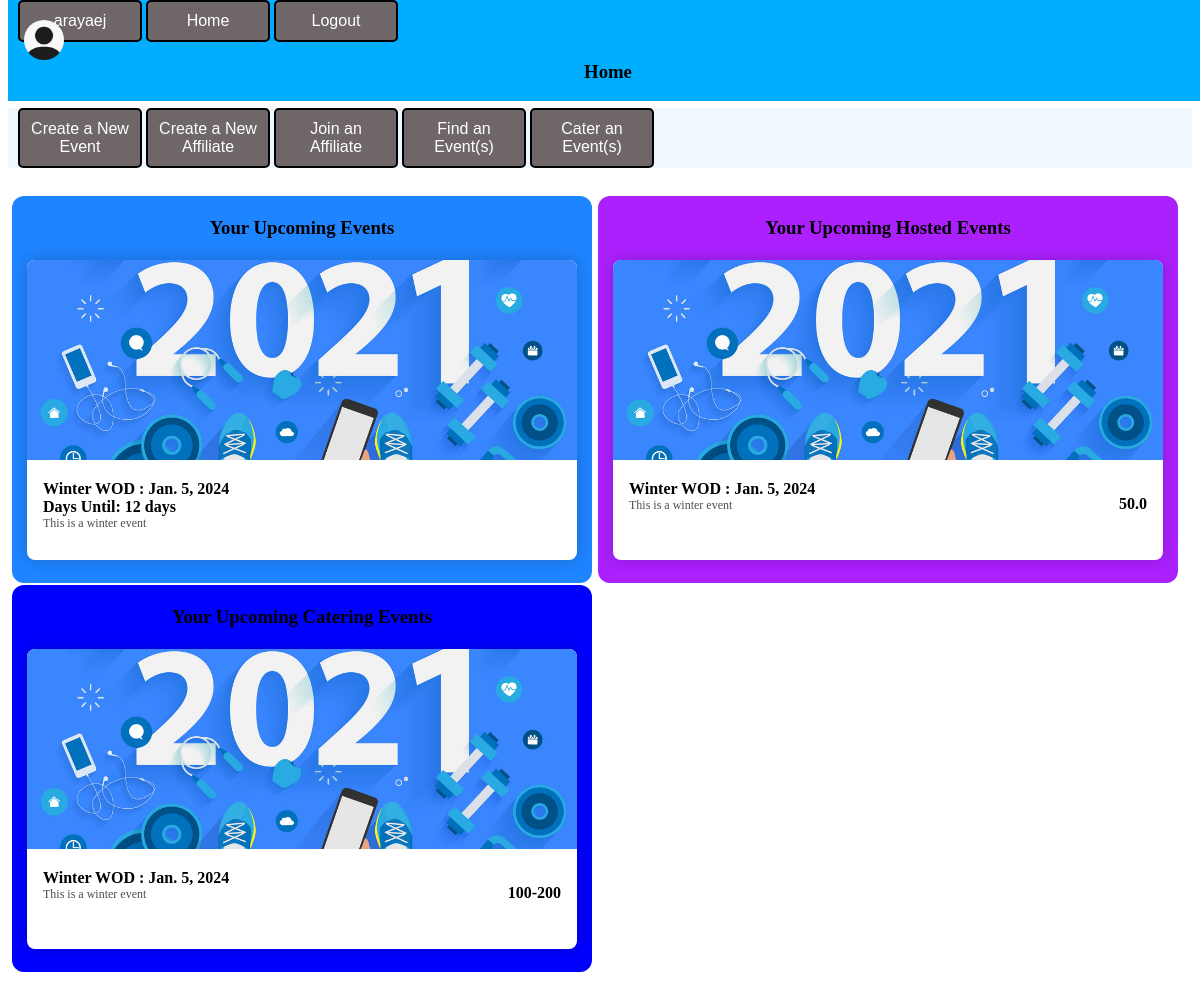
Screenshot of / (signed in) with the database file from the repository.
### PlanIFYWOD/models.py (models this page shows, shortened)
class Event(models.Model):
    event_id = models.AutoField(primary_key=True, unique=True)
    event_host_user = models.ForeignKey(UserAccount, on_delete=models.CASCADE, db_column='username')
    event_host_affiliate = models.ForeignKey(Affiliate, on_delete=models.CASCADE, related_name='+', blank=True, null=True)
    event_status = models.CharField(max_length=25, choices=EVENT_STATUS, default='ACTIVE',null=False)
    event_name = models.CharField(max_length=100, unique=True)
    event_date_created = models.DateField(null=False, auto_now=True)
    event_date = models.DateField(null=False)
    event_start_time = models.TimeField(null=True, blank=True)
    event_size = models.CharField(max_length=10, choices=SIZE, default='50-100', null=False)
    event_location = models.CharField(max_length=100)
    event_address = models.CharField(max_length=100)
    event_city = models.CharField(max_length=100, null=True, blank=True)
    event_zip = models.IntegerField(null=True, blank=True)
    event_country = models.CharField(max_length=50, null=True)
    event_state = models.CharField(max_length=30, null=True)
    event_phone_number = models.CharField(max_length=20)
    event_description = models.TextField(max_length=100, null=True, blank=True)
    event_long_description = models.TextField(max_length=512, null=True, blank=True)
    event_tshirts = models.BooleanField(default=False)
    event_tshirts_price = models.FloatField(null=True, blank=True, default=0.00)
    event_tshirt_image = models.ImageField(upload_to='shirt-images', null=True, blank=True)
    event_type = models.TextField(max_length=20, choices=EVENT_TYPE, default='Individual',null=False)
    event_registration_date_open = models.DateField(null=True, blank=True)
    event_registration_date_close = models.DateField(null=True, blank=True)
    event_price_athlete = models.FloatField(default=0.00)
    event_price_general = models.FloatField(default=0.00)
    event_promo_code = models.BooleanField(default=False)
    event_waiver = models.BooleanField(default=False)
    event_waiver_document = models.FileField(null=True, blank=True)
    event_prizes = models.BooleanField(default=False)
    event_banner = models.ImageField(upload_to='images/', null=True, blank=True)
    event_vendors = models.BooleanField(default=False)
    @property
    def daystoevent(self):
        dayslefttoevent = str(self.event_date - date.today()).split(',')[0]
        return dayslefttoevent

### PlanIFYWOD/views.py (the view, shortened to what this page needs)
# urls.py: path('', views.home, name='Home'),
@login_required(login_url='SignIn')
def home(request):
    usern = UserAccount.objects.filter(username=request.user).values()
    athlete, host, vendor, img = checkstatus(request)
    ev = EventParticipant.objects.filter(username=usern[0]['user_id_number']).values()
    if athlete:
        athleteevents = Event.objects.filter(event_host_user=int(usern[0]['user_id_number'])).filter(Q(event_date__gt=dt.date.today())).all().order_by('event_date')
    else:
        athleteevents = None
    if host:
        hostevents = Event.objects.filter(event_host_user=int(usern[0]['user_id_number'])).filter(Q(event_date__gt=dt.date.today())).all().order_by('event_date')
    else:
        hostevents = None
    if vendor:
        vendorevents = Event.objects.filter(event_host_user=int(usern[0]['user_id_number'])).filter(Q(event_date__gt=dt.date.today())).all().order_by('event_date')
    else:
        vendorevents = None
    form1 = EventName()
    form2 = AffiliateSearch()
    return render(request, 'PlanIFYweb/dashboard.html', {'pagename':'Home', 'profile_pic':img,'hostevents': hostevents, 'athleteevents': athleteevents, 'vendorevents': vendorevents,'form1':form1, 'form2':form2, 'host': host, 'athlete': athlete, 'vendor': vendor})

### PlanIFYWOD/views.py (called while the page is built)
def checkstatus(request):
    usern = UserAccount.objects.filter(username=request.user).values()
    athlete_approved = usern[0]['athlete_user_approved']
    host_approved = usern[0]['host_user_approved']
    vendor_approved = usern[0]['vendor_user_approved']
    img = usern[0]['user_picture']
    return athlete_approved, host_approved, vendor_approved, img

### PlanIFYWOD/templates/PlanIFYweb/dashboard.html (shortened to what this page needs)
{% extends 'PlanIFYweb/navbar.html' %}
{% load static %}
{% block content %}
<body>
    <div class="filler">
        <h1 class="filler-text">filler</h1>
    </div>
    <div class="action-button-list">
        {% if host %}
        <div type="button" id="new-event-button" class="dashboard-button" role="button">
            Create a New Event
        </div>
        {% endif %}
        {% if host %}
        <div type="button" id="new-affiliate-button" class="dashboard-button" role="button">
            Create a New Affiliate
        </div>
        {% endif %}
        {% if athlete %}
        <div type="button" id="join-affiliate-button" class="dashboard-button" role="button">
            Join an Affiliate
        </div>
        {% endif %}
        {% if athlete %}
        <div type="button" id="serach-event-button" class="dashboard-button" role="button">
            Find an Event(s)
        </div>
        {% endif %}
        {% if vendor %}
        <div type="button" id="new-event-button" class="dashboard-button" role="button">
            Cater an Event(s)
        </div>
        {% endif %}
    </div>
    <div class="dashboard-event-lists">
        {% if athleteevents %}
            <div class="dashboard-athlete-list">
                <div>
                    <h3 class="dashboard-section-title">Your Upcoming Events</h3>
                    {% for event in athleteevents %}
                    <div class="event-div">
                        {% if event.event_banner %}
                        <img src="media/{{event.event_banner}}"/>
                        {% else %}
                        <img src="{% static '/media/images/generic_workout.jpeg' %}"/>
                        {% endif %}
                        <div class="event-info-div">
                            <div>
                                <h2>{{event.event_name}} : {{event.event_date}}</h2>
                                <h2>Days Until: {{ event.daystoevent }}</h2>
                                <p>{{event.event_description}}</p>
                            </div>
                        </div>
                        <a href="{% url 'HostedEvent' eventname=event.event_name %}" class='event-link'></a>
                    </div>
                    {% endfor %}
                </div>
            </div>
        {% endif %}
        {% if hostevents %}
            <div class="dashboard-host-list">
                <div>
                    <h3 class="dashboard-section-title">Your Upcoming Hosted Events</h3>
                    {% for event in hostevents %}
                    <div class="event-div">
                        {% if event.event_banner %}
                        <img src="media/{{event.event_banner}}"/>
                        {% else %}
                        <img src="{% static '/media/images/generic_workout.jpeg' %}"/>
                        {% endif %}
                        <div class="event-info-div">
                            <div>
                                <h2>{{event.event_name}} : {{event.event_date}}</h2>
                                <p>{{event.event_description}}</p>
                            </div>
                            <h2 class="event-price">{{event.event_price_athlete}}</h2>
                        </div>
                        <a href="{% url 'HostedEvent' eventname=event.event_name %}" class='event-link'></a>
                    </div>
                    {% endfor %}
                </div>
        {% endif %}
        </div>
        {% if vendorevents %}
            <div class="dashboard-vendor-list">
                <h3 class="dashboard-section-title">Your Upcoming Catering Events</h3>
                {% for event in vendorevents %}
                <div class="event-div">
                    {% if event.event_banner %}
                    <img src="{{event.event_banner}}"/>
                    {% else %}
                    <img src="{% static '/media/images/generic_workout.jpeg' %}"/>
                    {% endif %}
                    <div class="event-info-div">
                        <div>
                            <h2>{{event.event_name}} : {{event.event_date}}</h2>
                            <p>{{event.event_description}}</p>
                        </div>
                        <h2 class="event-price">{{event.event_size}}</h2>
                    </div>
                    <a href="{% url 'HostedEvent' eventname=event.event_name %}" class='event-link'></a>
                </div>
                {% endfor %}
            </div>
        {% endif %}
    </div>
</body>
{% endblock %}

### PlanIFYWOD/templates/PlanIFYweb/navbar.html (shortened to what this page needs)
{% load static %}
<!DOCTYPE html>
<html>
    <head>
        <link rel="stylesheet" type="text/css" href="{% static '/css/main.css' %}">
    </head>
    {% if user.is_authenticated %}
        <div class="nav-bar">
            <a href="{% url 'Profile' user=user %}"><div class="dashboard-button">{{user}}</div></a>
                {% if profile_pic %}
                    <img src="media/{{ img }}" class="profile-pic" />
                {% else %}
                <img src="{% static '/media/images/generic_avatar.png'  %}" class="profile-pic" />
                {% endif %}
            <a href="{% url 'Home' %}"><div class="dashboard-button">Home</div></a>
            <a href="{% url 'SignOut' %}"><div class="dashboard-button">Logout</div></a>
            <center><h3>{{pagename}}</h3></center>
        </div>
    {% endif %}
    {% block content %}
    {% endblock%}
</html>

### PlanIFYweb/static/css/main.css (style rules this page uses)
div.nav-bar { background-color: rgb(0, 174, 255);; position:fixed; top: 0; width: 100%; overflow: hidden; z-index: 1; }
.profile-pic { position: absolute; left: 16px; top: 20px; width: 40px; height: 40px; border-radius: 50%; }
.filler { margin-top: 50px; }
.filler-text { color: white; }
.action-button-list { background-color: aliceblue; }
.dashboard-event-lists { width: auto; padding-top: 2%; padding-bottom: 5%; margin: 3px; }
.dashboard-button { color: white; position: relative; left: 10px; padding: 10px; width: 100px; border: 2px solid; border-radius: 5px; border-color: black; color: white; text-align: center; display: inline-block; background-color: rgb(111, 103, 103); font-family: Arial, Helvetica, sans-serif; }
.dashboard-section-title { text-align: center; padding: 2px; }
.dashboard-athlete-list { border-color: black solid; display:inline-block; background-color: rgb(31, 132, 255); margin: 1px; border-radius: 12px; padding-bottom: 2%; }
.dashboard-host-list { display: inline-block; background-color: rgb(171,32,253); margin: 1px; border-radius: 12px; padding-bottom: 2%; }
.dashboard-vendor-list { display: inline-block; background-color: blue; margin: 1px; border-radius: 12px; padding-bottom: 2%; }
.event-div { width: 550px; height: 300px; overflow: hidden; background: white; box-shadow: 0 0 15px rgba(0,0,0,0.2); position: relative; border-radius: 8px; margin-top: 15px; margin-right: 15px; margin-left: 15px; }
.event-div img { height: 200px; width: 100%; object-fit: cover; }
.event-div h2 { font-size: 16px; font-weight: bold; margin: 0; }
.event-div p { font-size: 12px; opacity: .7; margin: 0; }
.event-div .event-info-div { padding: 16px; display: flex; justify-content: space-between; align-items: flex-end; position: relative; }
.event-link { position: absolute; top: 0; bottom: 0; left: 0; width: 100%; }

### rows the page displays
Event: event_location "Home", event_banner (picture), event_name "Winter WOD", event_date "Jan. 5, 2024", daystoevent "12 days", event_description "This is a winter event", event_price_athlete "50.0", event_size "100-200"

### other values shown
{{ user }} "arayaej"
